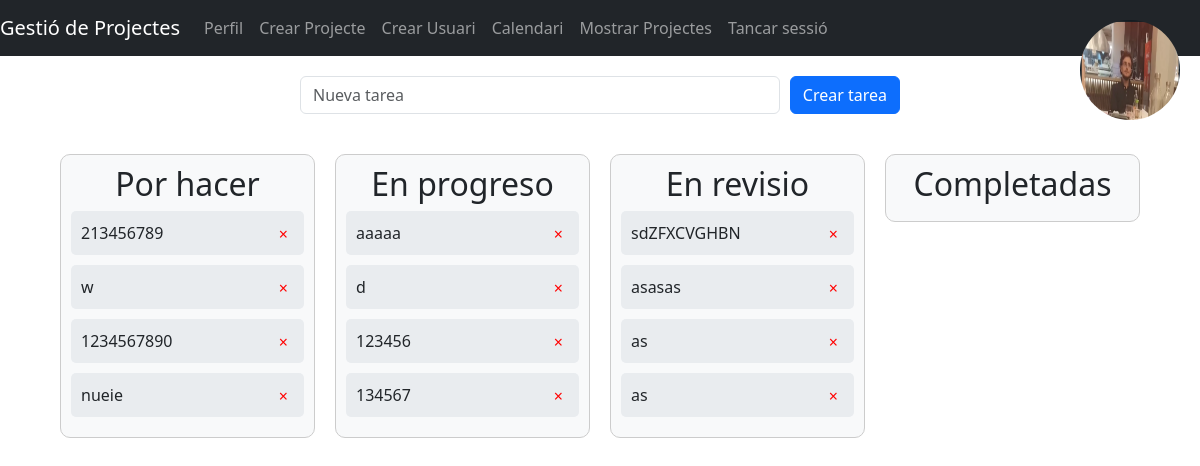
The page /Vista/tascas.php?id=35 (signed in) on the database its author committed.
### tables this page shows
CREATE TABLE `tasques` (
  `id` int(11) NOT NULL AUTO_INCREMENT,
  `id_projecte` int(11) NOT NULL,
  `descripcio` varchar(255) NOT NULL,
  `estat` enum('Por hacer','En progres','En revisio','Completades') NOT NULL,
  PRIMARY KEY (`id`),
  KEY `id_projecte` (`id_projecte`),
  CONSTRAINT `id_projecte` FOREIGN KEY (`id_projecte`) REFERENCES `projectes` (`id`) ON DELETE CASCADE
);

### Model/mainfunction.php (called while the page is built, shortened)
<?php
function connexio(){
    $dbname = 'projecte';
    $username = 'root';
    $password = 'final';
    $connexio = new PDO("mysql:host=db;dbname=$dbname", $username, $password);
    return $connexio;
}
function obtenerImagenPerfil($email) {
    $connexio = connexio();
    $statement = $connexio->prepare("SELECT imatge FROM usuaris WHERE email = ?");
    $statement->bindParam(1, $email);
    $statement->execute();
    $resultado = $statement->fetch(PDO::FETCH_ASSOC);
    if ($resultado && isset($resultado['imatge']) && !empty($resultado['imatge'])) {
        return $resultado['imatge'];
    } else {
        return null;
    }
}

### Vista/tascas.php (the view, shortened to what this page needs)
<?php
require '../Model/mainfunction.php';
if (!isset($_SESSION['email'])) {
    exit("Error: No se ha iniciado sesión");
} else {
    $connexio = connexio();
    $sql = "SELECT id, rol FROM usuaris WHERE email = ?";
    $statement = $connexio->prepare($sql);
    $statement->execute([$_SESSION['email']]);
    $row = $statement->fetch(PDO::FETCH_ASSOC);
    $es_admin = $row['rol'] === 'admin';
}
$connexio = connexio();
$proyectoId = $_GET['id'];
$sql = "SELECT * FROM tasques WHERE id_projecte = ?";
$statement = $connexio->prepare($sql);
$statement->execute([$proyectoId]);
$tareas = $statement->fetchAll(PDO::FETCH_ASSOC);
?>
<!DOCTYPE html>
<html lang="es">
<head>
    <link href="https://cdn.jsdelivr.net/npm/bootstrap@5.3.3/dist/css/bootstrap.min.css" rel="stylesheet">
    <link rel="stylesheet" href="../css/tascas.css">
</head>
<body>
<nav class="navbar navbar-expand-lg navbar-dark bg-dark">
    <a class="navbar-brand">Gestió de Projectes</a>
    <div class="collapse navbar-collapse" id="navbarSupportedContent">
        <ul class="navbar-nav mr-auto">
            <li class="nav-item">
                <a class="nav-link" href="../Controlador/perfil.php">Perfil</a>
            </li>
            <?php if ($es_admin): ?>
                <li class="nav-item">
                    <a class="nav-link" href="../Controlador/crear_proyecte.php">Crear Projecte</a>
                </li>
                <li class="nav-item">
                    <a class="nav-link" href="../Controlador/crear_usuari.php">Crear Usuari</a>
                </li>
            <?php endif; ?>
            <li class="nav-item">
                <a class="nav-link" href="../Controlador/calendari.php">Calendari</a>
            </li>
            <li class="nav-item">
                <a class="nav-link" href="../Controlador/mostrar.projectes.php">Mostrar Projectes</a>
            </li>
            <li class="nav-item">
                <a class="nav-link" href="../Controlador/cerrar_session.php">Tancar sessió</a>
            </li>
        </ul>
        <div style="position: absolute; top: 20px; right: 20px;">
            <?php
            $imagen_perfil = obtenerImagenPerfil($_SESSION['email']);
            if($imagen_perfil) {
                echo '<img src="' . $imagen_perfil . '" alt="Imagen de perfil" style="width: 100px; height: 100px; border-radius: 50%;">';
            } else {
                echo '<img src="default_profile_image.jpg" alt="Imagen de perfil por defecto" style="width: 100px; height: 100px; border-radius: 50%;">';
            }
            ?>
        </div>
    </div>
</nav>
<form id="newTaskForm">
    <input type="text" id="newTaskInput" placeholder="Nueva tarea" class="form-control">
    <button type="submit" class="btn btn-primary">Crear tarea</button>
</form>
<div class="container">
    <div class="column" id="Por hacer">
        <h2>Por hacer</h2>
        <?php
        foreach ($tareas as $tarea) {
            if ($tarea['estat'] === 'Por hacer') {
                echo "<div id='{$tarea['id']}' class='task' draggable='true'>
                        <span>{$tarea['descripcio']}</span>
                        <button class='deleteTaskBtn' data-task-id='{$tarea['id']}'>&times;</button>
                      </div>";
            }
        }
        ?>
    </div>
    <div class="column" id="En progres">
        <h2>En progreso</h2>
        <?php
        foreach ($tareas as $tarea) {
            if ($tarea['estat'] === 'En progres') {
                echo "<div id='{$tarea['id']}' class='task' draggable='true'>
                        <span>{$tarea['descripcio']}</span>
                        <button class='deleteTaskBtn' data-task-id='{$tarea['id']}'>&times;</button>
                      </div>";
            }
        }
        ?>
    </div>
    <div class="column" id="En revisio">
        <h2>En revisio</h2>
        <?php
        foreach ($tareas as $tarea) {
            if ($tarea['estat'] === 'En revisio') {
                echo "<div id='{$tarea['id']}' class='task' draggable='true'>
                        <span>{$tarea['descripcio']}</span>
                        <button class='deleteTaskBtn' data-task-id='{$tarea['id']}'>&times;</button>
                      </div>";
            }
        }
        ?>
    </div>
    <div class="column" id="Completades">
        <h2>Completadas</h2>
    </div>
</div>
</body>
</html>

### css/tascas.css (style rules this page uses)
body { margin: 0; padding: 0; }
.container { display: flex; justify-content: space-between; align-items: flex-start; height: 100vh; padding: 20px; box-sizing: border-box; }
.column { flex: 1; margin: 0 10px; padding: 10px; border: 1px solid #ccc; border-radius: 10px; background-color: #f8f9fa; overflow-y: auto; }
.column h2 { text-align: center; }
.task { margin-bottom: 10px; padding: 10px; background-color: #e9ecef; border-radius: 5px; cursor: pointer; }
.deleteTaskBtn { float: right; color: red; border: none; background: none; font-size: 16px; cursor: pointer; }
#newTaskForm { margin: 20px auto; max-width: 600px; display: flex; justify-content: space-between; }
#newTaskInput { flex: 1; margin-right: 10px; }

### rows shown on the page
tasques: descripcio "213456789"
tasques: descripcio "w"
tasques: descripcio "1234567890"
tasques: descripcio "nueie"
tasques: descripcio "aaaaa"
tasques: descripcio "d"
tasques: descripcio "123456"
tasques: descripcio "134567"
tasques: descripcio "sdZFXCVGHBN"
tasques: descripcio "asasas"
tasques: descripcio "as"
tasques: descripcio "as"
